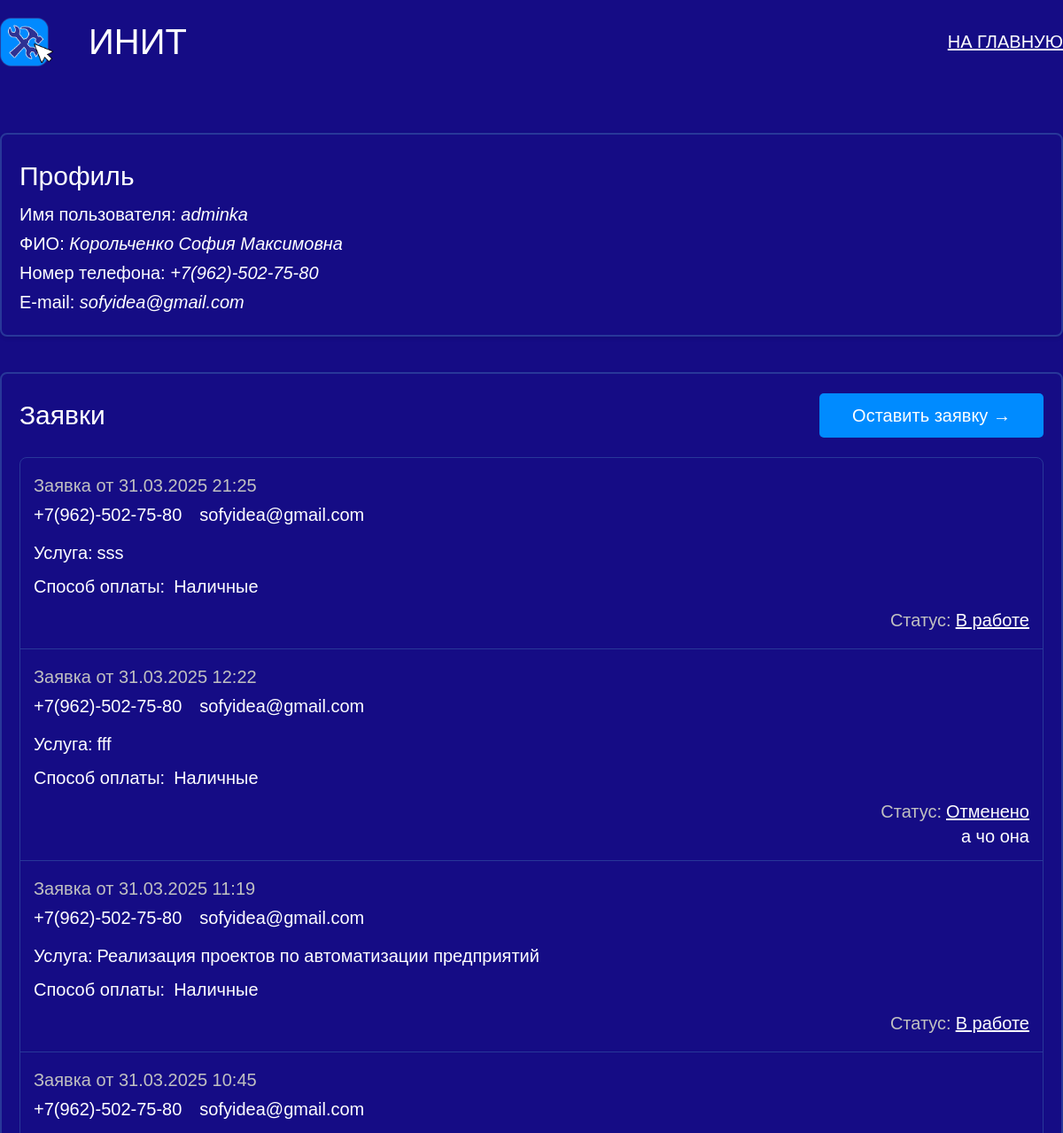
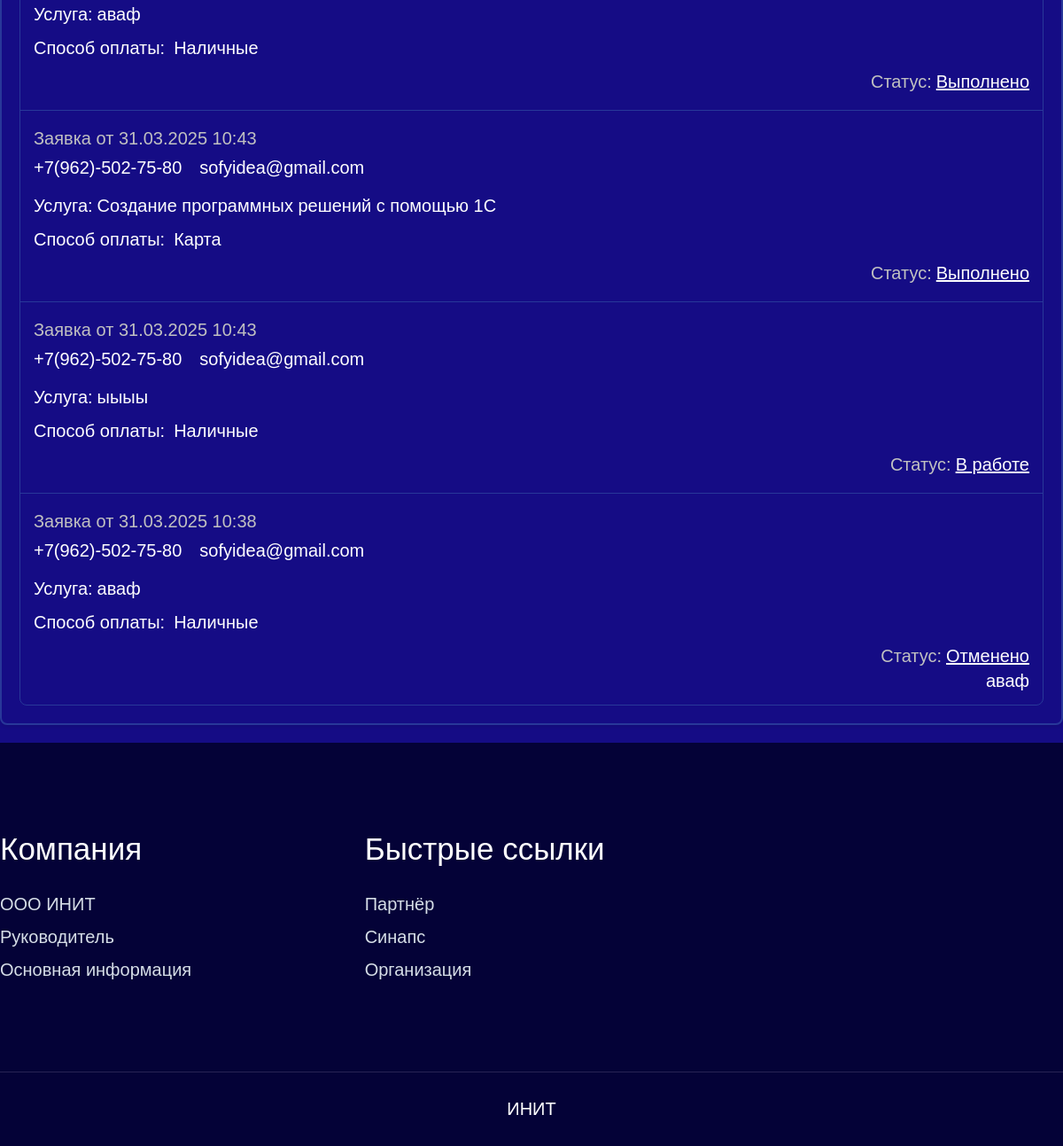
/profile/ (signed in), run on the app's committed database (2 pictures, top to bottom).
### users/models.py (models this page shows, shortened)
class User(AbstractBaseUser, PermissionsMixin):
    login = models.CharField(
        max_length=50,
        unique=True,
        validators=[
            RegexValidator(
                regex=r'^[a-zA-Z0-9]+$',
                message="Логин должен содержать только латиницу и цифры."
            )
        ],
        verbose_name='Логин'
    )
    password = models.CharField(max_length=128, verbose_name='Пароль')
    full_name = models.CharField(
        max_length=100,
        validators=[
            RegexValidator(
                regex=r'^[а-яА-ЯёЁ\s]+$',
                message="ФИО должно содержать только кириллицу и пробелы."
            )
        ],
        verbose_name='ФИО'
    )
    phone = models.CharField(
        max_length=17,
        validators=[
            RegexValidator(
                regex=r'^\+7\(\d{3}\)-\d{3}-\d{2}-\d{2}$',
                message="Телефон должен быть в формате +7(XXX)-XXX-XX-XX."
            )
        ],
        verbose_name='Телефон'
    )
    email = models.EmailField(
        unique=True,
        validators=[EmailValidator(message="Введите корректный email.")],
        verbose_name='Email'
    )
    is_active = models.BooleanField(default=True, verbose_name='Активен')
    is_staff = models.BooleanField(default=False, verbose_name='Персонал')
    objects = UserManager()
    USERNAME_FIELD = 'login'
    REQUIRED_FIELDS = ['full_name', 'phone', 'email']

### requisitions/models.py (models this page shows, shortened)
class Requests(models.Model):
    PAYMENT_METHOD_CHOICES = [
        ('cash', 'Наличные'),
        ('card', 'Карта'),
        ('offe', 'Счёт-оферта'),
        ('trea', 'Договор'),
    ]
    STATUS_CHOICES = [
        ('in_progress', 'В работе'),
        ('completed', 'Выполнено'),
        ('cancelled', 'Отменено'),
    ]
    author = models.ForeignKey(
        User,
        on_delete=models.CASCADE,
        related_name='request_author',
        verbose_name='Автор'
    )
    email = models.EmailField(
        validators=[EmailValidator(message="Введите корректный email.")],
        verbose_name='Email'
    )
    phone = models.CharField(
        max_length=17,
        validators=[
            RegexValidator(
                regex=r'^\+7\(\d{3}\)-\d{3}-\d{2}-\d{2}$',
                message="Телефон должен быть в формате +7(XXX)-XXX-XX-XX."
            )
        ],
        verbose_name='Телефон'
    )
    service = models.ForeignKey(
        Services,
        on_delete=models.SET_NULL,
        null=True,
        blank=True,
        verbose_name='Выбор услуги'
    )
    other_service_description = models.TextField(
        blank=True,
        null=True,
        verbose_name='Описание другой услуги'
    )
    payment_method = models.CharField(
        max_length=10,
        choices=PAYMENT_METHOD_CHOICES,
        verbose_name='Способ оплаты'
    )
    status = models.CharField(
        max_length=11,
        choices=STATUS_CHOICES,
        default='in_progress',
        verbose_name='Статус заявки'
    )
    cancellation_reason = models.TextField(
    blank=True,
    null=True,
    verbose_name='Причина отмены'
)
    date = models.DateTimeField(auto_now_add=True, verbose_name='Дата создания')

### services/models.py (models this page shows, shortened)
class Services(models.Model):
    title = models.CharField(max_length = 150)
    about = models.TextField()
    price = models.DecimalField(max_digits=10, decimal_places=2)

### users/views.py (the view)
# urls.py: path('profile/', users.user_profile, name='user_profile'),
def user_profile(request):
    user = request.user
    if not user.is_authenticated:
        return redirect('login')
    user_requests = Requests.objects.filter(author=user).order_by('-date')
    services = Services.objects.all()
    request_form = RequestForm()
    context = {
        'user': user,
        'requests': user_requests,
        'request_form': request_form,
        'services': services
    }
    return render(request, 'profile.html', context)

### news/templates/profile.html (shortened to what this page needs)
{% load static %}
<!DOCTYPE html>
<html lang="en">
<head>
    <link rel="stylesheet" href="{% static 'css/base.css' %}">
    <link rel="stylesheet" href="{% static 'css/profile.css' %}">
    <link rel="stylesheet" href="{% static 'css/mobile_profile.css' %}">
</head>
<body>
    <header class="header" id="main">
        <div class="head">
            <div class="logo">
                <img src="{% static 'images/logo.png' %}" alt="logo">
                <h1>ИНИТ</h1>
            </div>
            <a href="{% url 'main_page' %}">НА ГЛАВНУЮ</a>
        </div>
    </header>
    <div class="container">
        <div class="profile-block">
            <h2>Профиль</h2>
            <p><strong>Имя пользователя:</strong> <i>{{ user.login }}</i></p>
            <p><strong>ФИО:</strong> <i>{{ user.full_name }}</i></p>
            <p><strong>Номер телефона:</strong> <i>{{ user.phone }}</i></p>
            <p><strong>E-mail:</strong> <i>{{ user.email }}</i></p>
        </div>
        <div class="requests-block">
            <div class="requests-header">
                <h2>Заявки</h2>
                <button id="openRequestModalBtn" class="about_btn">Оставить заявку →</button>
            </div>
            <div class="request-list">
                {% if requests %}
                    {% for request in requests %}
                        <div class="request-item">
                            <p class="gray-text">Заявка от {{ request.date|date:"d.m.Y H:i" }}</p>
                            <div class="contact-info">
                                <p class="inline">{{ request.phone }}</p>
                                <p class="inline">  {{ request.email }}</p>
                            </div>
                            <div class="service-info">
                                <p>Услуга:</p>
                                {% if request.service and request.service.id != 7 %}
                                    <p class="inline">{{ request.service.title }}</p>
                                {% else %}
                                    <p class="inline">{{ request.other_service_description }}</p>
                                {% endif %}
                            </div>
                            <div class="payment-info">
                                <p class="inline"><strong>Способ оплаты:</strong></p>
                                <p class="inline">
                                    {% if request.payment_method == 'cash' %}
                                        Наличные
                                    {% elif request.payment_method == 'card' %}
                                        Карта
                                    {% else %}
                                        Не указано
                                    {% endif %}
                                </p>
                            </div>
                            <div class="status-info">
                                <div class="status-details">
                                    <p class="gray-text inline">Статус:</p>
                                    <p class="underline-status inline">
                                        {% if request.status == 'in_progress' %}
                                            В работе
                                        {% elif request.status == 'completed' %}
                                            Выполнено
                                        {% elif request.status == 'cancelled' %}
                                            Отменено
                                        {% endif %}
                                    </p>
                                </div>
                                {% if request.status == 'cancelled' and request.cancellation_reason %}
                                    <div class="cancellation-reason">
                                        {{ request.cancellation_reason }}
                                    </div>
                                {% endif %}
                            </div>
                        </div>
                    {% endfor %}
                {% else %}
                    <p>У вас пока нет заявок.</p>
                {% endif %}
            </div>
        </div>
        <div>
            <div class="darkest" id="contacts">
                <div class="contacts">
                    <div class="contact_list">
                        <p class="contact_name">Компания</p>
                        <a href="https://www.audit-it.ru/contragent/1226600016092_ooo-init?utm_source=chatgpt.com" class="word contact_text">ООО ИНИТ</a>
                        <a href="https://rusprofiles.com/init-1226600016092/" class="word contact_text">Руководитель</a>
                        <a href="https://companies.rbc.ru/id/1226600016092-ooo-init/?utm_source=chatgpt.com" class="word contact_text">Основная информация</a>
                    </div>
                    <div class="contact_list">
                        <p class="contact_name">Быстрые ссылки</p>
                        <a href="https://dobrotsen.ru/" class="word contact_text">Партнёр</a>
                        <a href="https://synapsenet.ru/organizacii/1226600016092-ooo-init?utm_source=chatgpt.com" class="word contact_text">Синапс</a>
                        <a href="https://www.list-org.com/company/13342910" class="word contact_text">Организация</a>
                    </div>
                    <div class="contact_list"></div>
                </div>
            </div>
            <footer><span>ИНИТ</span></footer>
            </div>
        </div>
</body>
</html>

### static/css/base.css (style rules this page uses)
* { margin: 0; padding: 0; box-sizing: border-box; font-family: Arial, "Helvetica Neue", Helvetica, sans-serif; color: white; font-size: 20px; font-weight: normal; transition: 0.6s; }
button { background-color: rgb(0, 139, 255); border-radius: 5px; width: 253px; height: 50px; border: solid 0px; }
.word { line-height: 30px; color: rgb(214, 222, 231); }
body { width: 100%; max-width: 1200px; background-color: rgb(21, 12, 133); margin: 0 auto; }
header { width: 100%; background-color: rgb(21, 12, 133); position: fixed; top: 0; left: 0; padding-top: 20px; padding-bottom: 10px; }
.head { max-width: 1200px; margin: 0 auto; display: flex; align-items: center; gap: 20px; justify-content: space-between; }
h1 { font-size: 40px; cursor: pointer; }
.logo { display: flex; gap: 40px; align-items: center; }
.logo img { cursor: pointer; width: 60px; }
.darkest { width: 100vw; margin-left: calc((100% - 100vw) / 2); background-color: rgb(4, 2, 55); padding-top: 100px; padding-bottom: 100px; }
.contacts { max-width: 1200px; margin: 0 auto; display: flex; gap: 35px; }
.contact_list { width: 100%; display: flex; flex-direction: column; gap: 7px; }
.contact_name { font-size: 35px; padding-bottom: 20px; }
.contact_text { text-decoration: none; }
footer { width: 100vw; margin-left: calc((100% - 100vw) / 2); background-color: rgb(4, 2, 55); padding-top: 30px; padding-bottom: 30px; text-align: center; border-top: solid 1px rgb(39, 36, 84); }

### static/css/profile.css (style rules this page uses)
h2 { font-size: 30px; padding: 10px 0; }
.container { display: flex; flex-direction: column; gap: 20px; top: 10vh; margin: 150px auto 100px; max-width: 1200px; }
.profile-block { flex: 0 0 auto; padding: 20px; border-radius: 8px; box-shadow: 0 2px 4px rgba(0, 0, 0, 0.1); border: 2px solid rgb(40, 56, 153); margin-bottom: 20px; }
.profile-block p { padding: 5px 0; }
.requests-block { flex: 1; padding: 20px; border-radius: 8px; box-shadow: 0 2px 4px rgba(0, 0, 0, 0.1); border: 2px solid rgb(40, 56, 153); }
.requests-block .request-list { display: flex; flex-direction: column; gap: 0; border-radius: 8px; overflow: hidden; border: 1px solid rgb(40, 56, 153); }
.request-item { padding: 15px; border-bottom: 1px solid rgb(40, 56, 153); }
.request-item:last-child { border-bottom: none; }
.request-item p { margin: 5px 0; }
.profile-block i { font-style: italic; }
.gray-text { color: rgb(193, 193, 193); }
.contact-info { display: flex; gap: 20px; margin-bottom: 10px; }
.contact-info .inline { display: inline; }
.service-info { display: flex; gap: 5px; margin-bottom: 10px; }
.service-info .inline { display: inline; }
.status-details { display: flex; justify-content: flex-end; gap: 5px; margin-top: 10px; }
.status-details .inline { display: inline; }
.underline-status { text-decoration: underline; }
.payment-info { display: flex; align-items: center; gap: 10px; }
.payment-info p { margin: 0; }
.requests-header { display: flex; justify-content: space-between; align-items: center; margin-bottom: 20px; }
.container { margin: 150px auto 0; }
.status-info { display: flex; flex-direction: column; }
.cancellation-reason { display: flex; justify-content: flex-end; }

### data on the page
User: login "adminka", full_name "Корольченко София Максимовна", phone "+7(962)-502-75-80", email "sofyidea@gmail.com"
Requests: date "31.03.2025 21:25", phone "+7(962)-502-75-80", email "sofyidea@gmail.com", other_service_description "sss", payment_method "Наличные", status "В работе"
Requests: date "31.03.2025 12:22", phone "+7(962)-502-75-80", email "sofyidea@gmail.com", other_service_description "fff", payment_method "Наличные", status "Отменено", cancellation_reason "а чо она"
Requests: date "31.03.2025 11:19", phone "+7(962)-502-75-80", email "sofyidea@gmail.com", service "Реализация проектов по автоматизации предприятий", payment_method "Наличные", status "В работе"
Requests: date "31.03.2025 10:45", phone "+7(962)-502-75-80", email "sofyidea@gmail.com", other_service_description "аваф", payment_method "Наличные", status "Выполнено"
Requests: date "31.03.2025 10:43", phone "+7(962)-502-75-80", email "sofyidea@gmail.com", service "Создание программных решений с помощью 1С", payment_method "Карта", status "Выполнено"
Requests: date "31.03.2025 10:43", phone "+7(962)-502-75-80", email "sofyidea@gmail.com", other_service_description "ыыыы", payment_method "Наличные", status "В работе"
Requests: date "31.03.2025 10:38", phone "+7(962)-502-75-80", email "sofyidea@gmail.com", other_service_description "аваф", payment_method "Наличные", status "Отменено", cancellation_reason "аваф"
